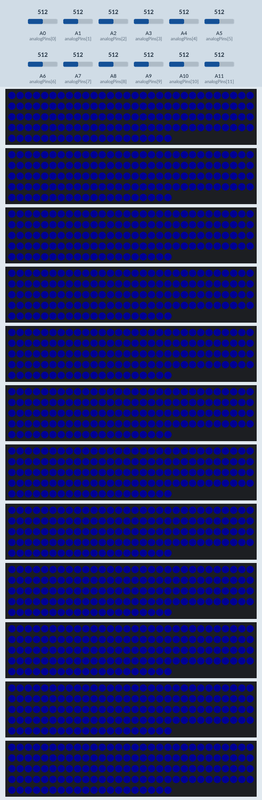
Simulated run of this sketch. Board: Arduino Mega 2560, built with avr-gcc and run on an emulated ATmega2560. Parts: 12 × 140 RGB LEDs in strip order, left to right, continuing on the next row. The test bench sets the inputs (shaded band); at power-on: A0 (analogPins[0]) = 512, A1 (analogPins[1]) = 512, A2 (analogPins[2]) = 512, A3 (analogPins[3]) = 512, A4 (analogPins[4]) = 512, A5 (analogPins[5]) = 512, A6 (analogPins[6]) = 512, A7 (analogPins[7]) = 512, A8 (analogPins[8]) = 512, A9 (analogPins[9]) = 512, A10 (analogPins[10]) = 512, A11 (analogPins[11]) = 512. Dim RGB values are drawn brighter than linear; random numbers use the default seed unless the sketch sets one; what the sketch prints to the serial monitor is not drawn.

Above: at 0.4 s.
At 15.8 s:
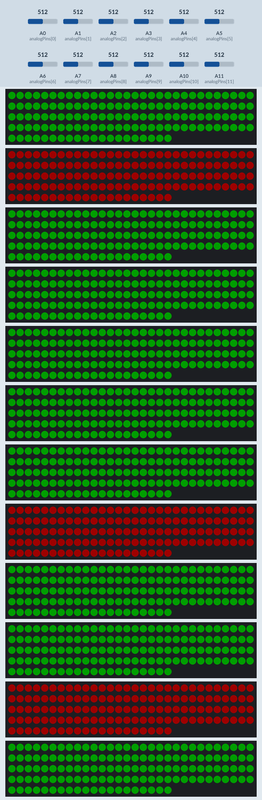

Measured:
- what the display in image 0 shows lasts 0.9 s, from 0.3 s to 1.2 s
- what the display in image 1 shows lasts 5.1 s, from 15.7 s to 20.8 s

The sketch:

squid-game-floor-2-col-A-v1.ino
```cpp
#include <Adafruit_NeoPixel.h>

// Define the number of LEDs in the strip
#define NUM_DIODS 140
#define NUM_TILES 12
#define BUFF_SIZE 180
#define MAX_BRIGHT 30
#define STEP_ANIMATION 10

const int neighborThreshold = 1;
const int loopDelay = 5;

const int ledPins[NUM_TILES] = {2,3,4,5,6,7,8,9,10,11,12,13};
const int analogPins[NUM_TILES] = {
    A0,
    A1,
    A2,
    A3,
    A4,
    A5,
    A6,
    A7,
    A8,
    A9,
    A10,
    A11,
};


// Create an instance of the Adafruit_NeoPixel class
Adafruit_NeoPixel strips[NUM_TILES] = {};

bool secuence[NUM_TILES] = {};
bool prevSecuence[NUM_TILES] = {};
int lastTile = 0;
int lastStep = -1;

int measures[NUM_TILES][BUFF_SIZE];
float means[NUM_TILES];

int gameState = 0;
bool enableList[NUM_TILES] = {
    true,
    true,
    true,
    true,
    true,
    true,
    true,
    true,
    true,
    true,
    false,
    true,
};

float adjust[NUM_TILES] = {
    60, // 0 // (80->),
    100, // 1 // (->),
    100, // 2 // (->),
    60,  // 3 // (100->),
    25,  // 4 // (50->),
    80,  // 5 // (100->),
    30, // 6 // (60->),
    40, // 7 // (100->),
    100, // 8 // (->),
    50, // 9 // (100->),
    1024, // 10 // (100->),
    100,  // 11 // (->),
}; // Example initial array

// int prevValues[NUM_TILES] = {0,0,0}; // Example initial array
int prevSec[NUM_TILES]; // Example initial array

const int buttonPin = 22; // Pin connected to the button
int buttonState = 0;     // Variable to store the button state

void setup()
{
    Serial.begin(115200);
    // Seed the random number generator with a unique value (using an analog input pin)
    randomSeed(analogRead(13));

    // analogReference(DEFAULT);

    // pinMode(A0, INPUT_PULLUP);

    pinMode(buttonPin, INPUT_PULLUP); // Use internal pull-up resistor

    for (int strip = 0; strip < NUM_TILES; strip++)
    {
        strips[strip] = Adafruit_NeoPixel(NUM_DIODS, ledPins[strip], NEO_GRB + NEO_KHZ800);
        // Initialize the LED strip
        strips[strip].begin();
        // Turn off all LEDs
        strips[strip].show();

        //pinMode(analogPins[strip], INPUT_PULLUP);
    }


}

void generateSecuence()
{
    int trueCounter = 0;
    int falseCounter = 0;
    bool randomValue;

    for (int i = 0; i < NUM_TILES; i++)
    {
        randomValue = random(0, 2);

        if (!randomValue)
        {
            if (falseCounter < neighborThreshold + 1)
            {
                secuence[i] = false;
                falseCounter += 1;
                trueCounter = 0;
            }
            else
            {
                if (trueCounter < neighborThreshold)
                {
                    secuence[i] = false;
                    trueCounter = 0;
                    falseCounter += 1;
                }
                else
                {
                    secuence[i] = true;
                    trueCounter += 1;
                    falseCounter = 0;
                }

            }

        }
        else
        {
            if (trueCounter < neighborThreshold)
            {
                secuence[i] = true;
                trueCounter += 1;
                falseCounter = 0;
            }
            else
            {
                secuence[i] = false;
                falseCounter += 1;
                trueCounter = 0;
            }
        }

        //::Serial.println(String(randomValue) + " <- " + String(secuence[i]));

    }

    secuence[9] = false;
    secuence[10] = true;
    secuence[11] = false;

    for (int j = NUM_TILES - 1; j >= 0; j--)
    {
        if (!secuence[j])
        {
            lastTile = j;
            break;
        }
    }
}

void initAnimation()
{
    for (int counter = 0; counter < 3; counter++)
    {

            for (int value = 0; value < MAX_BRIGHT; value += STEP_ANIMATION)
            {
                for (int strip = 0; strip < NUM_TILES; strip++)
                {
                    /* code */
                    strips[strip].fill(strips[strip].Color(0, 0, value));
                    strips[strip].show();
                }
            }
            delay(500);
            for (int invValue = MAX_BRIGHT; invValue >= 0; invValue -= STEP_ANIMATION)
            {
                for (int strip = 0; strip < NUM_TILES; strip++)
                {
                    strips[strip].fill(strips[strip].Color(0, 0, invValue));
                    strips[strip].show();
                }
            }
    }
}

void deathAnimation()
{
    for (int counter = 0; counter < 3; counter++)
    {

        for (int value = 0; value < MAX_BRIGHT; value += STEP_ANIMATION)
        {
            for (int strip = 0; strip < NUM_TILES; strip++)
            {
                /* code */
                strips[strip].fill(strips[strip].Color(value, 0, 0));
                strips[strip].show();
            }
        }
        for (int invValue = MAX_BRIGHT; invValue >= 0; invValue -= STEP_ANIMATION)
        {
            for (int strip = 0; strip < NUM_TILES; strip++)
            {
                strips[strip].fill(strips[strip].Color(invValue, 0, 0));
                strips[strip].show();
            }
        }
    }
    for (int value = 0; value < MAX_BRIGHT; value += STEP_ANIMATION)
    {
        for (int strip = 0; strip < NUM_TILES; strip++)
        {
            /* code */
            strips[strip].fill(strips[strip].Color(value, 0, 0));
            strips[strip].show();
        }
    }
}

void liveAnimation()
{
    for (int counter = 0; counter < 3; counter++)
    {

        for (int value = 0; value < MAX_BRIGHT; value += STEP_ANIMATION)
        {
            for (int strip = 0; strip < NUM_TILES; strip++)
            {
                /* code */
                strips[strip].fill(strips[strip].Color(0, value, 0));
                strips[strip].show();
            }
        }
        for (int invValue = MAX_BRIGHT; invValue >= 0; invValue -= STEP_ANIMATION)
        {
            for (int strip = 0; strip < NUM_TILES; strip++)
            {
                strips[strip].fill(strips[strip].Color(0, invValue, 0));
                strips[strip].show();
            }
        }
    }
}

void showAnimation()
{
    for (int strip = 0; strip < NUM_TILES; strip++)
    {
        if (secuence[strip])
        {
            strips[strip].fill(strips[strip].Color(MAX_BRIGHT, 0, 0));
        }
        else
        {
            strips[strip].fill(strips[strip].Color(0, MAX_BRIGHT, 0));
        }

        strips[strip].show();
    }

    delay(5000);
}

void blackoutAnimation()
{
    for (int strip = 0; strip < NUM_TILES; strip++)
    {
        strips[strip].fill(strips[strip].Color(0, 0, 0));

        strips[strip].show();
    }
}

void initialization()
{
    Serial.println(":[ Initialization ]:");
    lastStep = 0;


    for (int a = 0; a < NUM_TILES; a++)
    {
        prevSec[a] = secuence[a];
        enableList[a] = true;
    }

    generateSecuence();

    bool test = true;
    for (int b = 0; b < NUM_TILES; b++)
    {
        if (prevSec[b] != secuence[b])
        {
            test = false;
        }

    }

    while(test)
    {
        for (int c = 0; c < NUM_TILES; c++)
        {
            if (prevSec[c] = secuence[c])
            {
                test = false;
            }
        }
    }

    Serial.println("Secuence:");
    for (int i = 0; i < NUM_TILES; i++)
    {
        Serial.print(String(secuence[i]) + ", ");
    }
    Serial.println("");
    Serial.println("Last tile: " + String(lastTile));

    initAnimation();

    int raw;
    for (int count = 0; count < BUFF_SIZE; count++)
    {
        for (int t = 0; t < NUM_TILES; t++)
        {
            raw = analogRead(t);
            delay(3);
            updateArrayAndCalculateMean(t, raw);
        }
        //delay(50);
    }

    /* for (int t = 0; t < NUM_TILES; t++)
    {
        secuence[t] = false;
    }
    lastTile = 11; */
    showAnimation();

    blackoutAnimation();

    gameState = 1; // activate

}

void mainLoop()
{
    int raw = 0;

    for (int sensor = lastStep; sensor < NUM_TILES; sensor++)
    {
        raw = analogRead(analogPins[sensor]);
        //delay(20);

        // if (sensor == 10)
        if (enableList[sensor])
        {

            /* Serial.println("+ sensor_" + String(sensor) + ": [" + String(raw) + "]");
            Serial.println("    -> mean: " + String(means[sensor])); */


            if (raw > means[sensor] + adjust[sensor])
            // if((prevValues[sensor] != 0) && (raw > prevValues[sensor] + adjust[sensor])) // when hit detected
            {
                Serial.println("hit!!");
                enableList[sensor] = false;
                lastStep = sensor;

                if (secuence[sensor]) // hit death
                {
                    gameOver();
                }
                else
                {
                    // fill with green
                    for (int fillId = 0; fillId <= sensor; fillId++)
                    {
                        strips[fillId].fill(strips[fillId].Color(0, MAX_BRIGHT, 0));
                        strips[fillId].show();
                    }
                    if (sensor == lastTile)
                    {

                        liveAnimation();
                        gameState = -2;
                    }
                }

                break;
            }
            else
            {
                updateArrayAndCalculateMean(sensor, raw);
            }
        }


    }
    Serial.println("---------------------------------------");
}

void gameOver()
{
    deathAnimation();

    delay(2000);

    gameState = -2;
}

// Function to calculate mean
float calculateMean(int id)
{
    float sum = 0;
    for (int i = 0; i < BUFF_SIZE; i++)
    {
        sum += measures[id][i];
    }

    return sum / BUFF_SIZE;
}

// Function to update array and calculate mean
void updateArrayAndCalculateMean(int id, int newValue)
{
    // Calculate mean before updating the array
    float meanBefore = calculateMean(id);
    //Serial.print("Mean before update: ");
    //Serial.println(meanBefore);

    // Shift elements to the left and append new value
    for (int i = 0; i < BUFF_SIZE - 1; i++)
    {
        measures[id][i] = measures[id][i + 1];
    }
    measures[id][BUFF_SIZE - 1] = newValue;

    // Calculate mean after updating the array
    float meanAfter = calculateMean(id);
    //Serial.print("Mean after update: ");
    //Serial.println(meanAfter);
    means[id] = meanAfter;
}

void loop()
{

    if (gameState == 0) // initialization
    {
        initialization();
    }
    else if (gameState == 1) // activate
    {
        mainLoop();
    }
    else if (gameState == 2) // game over
    {
        gameState = 0;
    }
    else if (gameState == -1) // debug
    {
        initAnimation();
    }

    delay(loopDelay);
}
```
